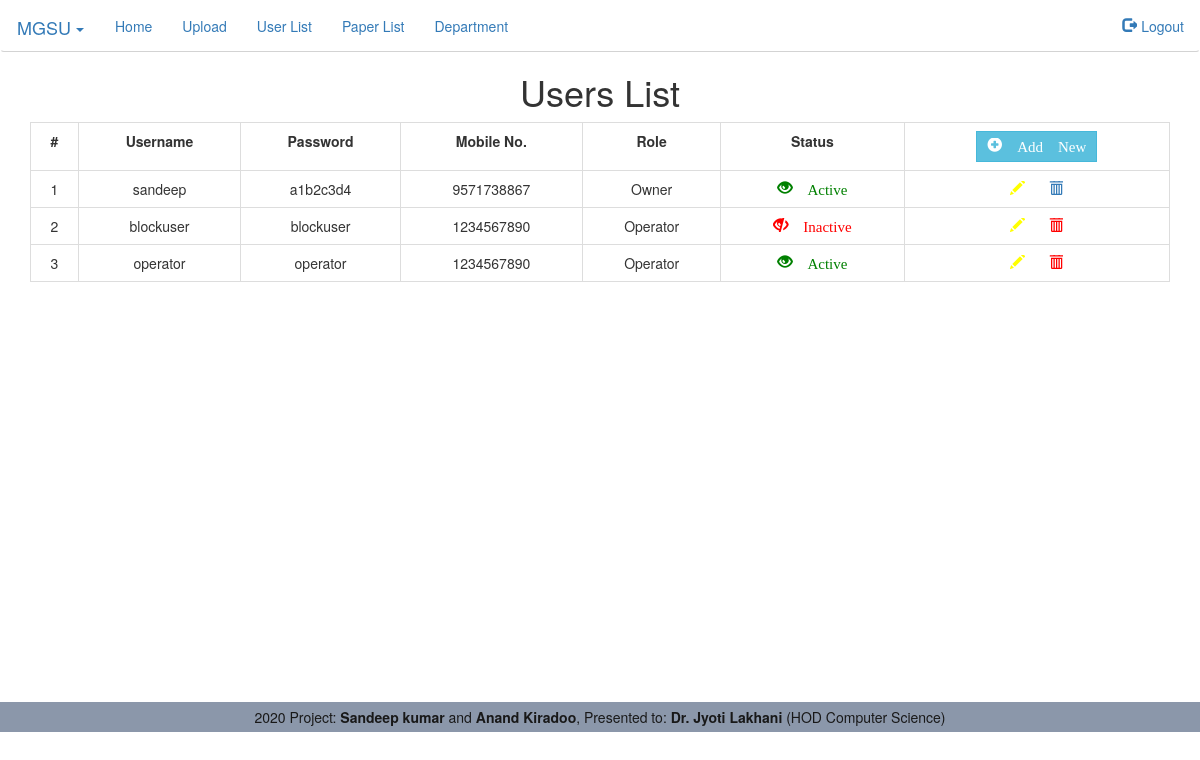
The app's page /User/list (signed in) with its own data.
### tables this page shows
CREATE TABLE `User` (
  `id` int(11) NOT NULL,
  `uname` varchar(50) NOT NULL,
  `pass` varchar(50) NOT NULL,
  `dcrypt_pass` varchar(50) NOT NULL,
  `mob` varchar(13) NOT NULL,
  `role` enum('Operator','Owner') NOT NULL,
  `active` enum('Yes','No') NOT NULL,
  `time` timestamp NOT NULL DEFAULT current_timestamp() ON UPDATE current_timestamp()
);

### libs/Session.php (called while the page is built, shortened)
<?php
class Session
{
	public static function get($key)
	{
		if(isset($_SESSION[$key]))
		{
			return $_SESSION[$key];
		}
		return false;
	}
}
?>

### index.php (called while the page is built, shortened)
<?php
$obj=new Autoloader();
?>

### libs/Model.php (called while the page is built, shortened)
<?php
class Model extends MYSQLi
{
	function fetchUser($uname='')
	{
		$qry="SELECT * FROM $this->table";
		$qry = $this->query($qry)->fetch_all(MYSQLI_ASSOC);
		return $qry;
	}
}
?>

### App/models/User.php (called while the page is built, shortened)
<?php
class User extends Model
	{
	function listUser()
	{
		return $this->fetchUser();
	}
}
?>

### App/views/User/list.php (the view)
<div class="container">
<h1 class="text-center">Users List</h1>
<table class="table table-bordered table-hover text-center">
	<tr>
		<th>
			#
		</th>
		<th>
			Username
		</th>
		<th>
			Password
		</th>
		<th>
			Mobile No.
		</th>
		<th>
			Role
		</th>
		<th>
			Status
		</th>
		<th>
			<a href="<?php echo BASEPATH."User" ?>" class="btn btn-sm btn-info"><span class="glyphicon glyphicon-plus-sign">&nbsp;Add New</span></a>
		</th>
	</tr>
	<?php
	$count =1;
	foreach ($this->data as $data) {
	?>
	<tr>
		<td>
		<?php echo $count++; ?>
		</td>
		<td>
			<?php echo $data['uname']; ?>
		</td>
		<td>
			<?php echo $data['dcrypt_pass'] ?>
		</td>
		<td>
			<?php echo $data['mob']; ?>
		</td>
		<td>
			<?php echo $data['role']; ?>
		</td>
		<td>
			<?php if($data['active']=='Yes')
			{?>
				<span class="glyphicon glyphicon-eye-open" style="color:green">&nbsp;Active</span>
				<?php } else {?> <span class="glyphicon glyphicon-eye-close" style="color:red" >&nbsp;Inactive</span><?php }?>
		</td>
		<td>
			<a href="<?php echo BASEPATH."User/update/".$data['id'];?>"><span class="glyphicon glyphicon-pencil" style="color: yellow"></span></a>&nbsp;&nbsp;&nbsp;&nbsp;&nbsp;
 			 <?php if($data['uname']!=Session::get('user')['uname']):?>
			  <a onclick="return del();" href="<?php echo BASEPATH."User/delete/".$data['id'];?>"><span class="glyphicon glyphicon-trash" style="color: red"></span></a>
			  <?php else:
				?>
				<a onclick="alert('You can not delete the current user!')" href="#"><span  class="glyphicon glyphicon-trash"></span></a>
				<?php
				endif;
				?>
		</td>
	</tr>
	<?php
	}
	?>
</table>
</div>

### libs/Autoloader.php (shortened to what this page needs)
<?php
class Autoloader
{
	function __construct()
	{
$method='index';
$id='';
if(isset($_GET['url']))
{
$url=explode('/',(rtrim($_GET['url'],'/')));
$obj=new $controller;
if(isset($url[1]) && method_exists($obj, $newMethod=strtolower($url[1])))
{
$method=$newMethod;
}
$obj->$method($id);
return;
}
}
}
?>

### App/controllers/UserController.php (shortened to what this page needs)
<?php
class UserController extends Controller
{
	function list($id='')
	{	if(Session::get('user'))
		{
		$this->view->data=$this->User->listUser();
		$this->view->loadView('User/list');
		return;
		}
	}
}
?>

### libs/View.php
<?php
class View
{
	function loadView($filename,$h=1,$f=1)
	{
		if($h)
		{
			include "App/views/header.php";
		}
		$filename="App/views/$filename.php";
	if(file_exists($filename))
	{
	include_once($filename);
	}
	if($f)
		{
			include "App/views/footer.php";
		}
	}
}
?>

### App/views/header.php (shortened to what this page needs)
<!DOCTYPE html>
<html>
<head>
	<link rel="stylesheet" type="text/css" href="<?php echo BASEPATH;?>public/css/bootstrap.min.css">
  <link rel="stylesheet" type="text/css" href="<?php echo BASEPATH;?>public/css/style.css">
</head>
<body>
	<nav class="navbar" style="margin-bottom: 0px;">
  <div class="container-fluid">
    <div class="navbar-header dropdown">
     <a class="btn navbar-brand dropdown-toggle" data-toggle="dropdown">MGSU <span class="caret"></span></a>
    </div>
    <ul class="nav navbar-nav">
      <li><a href="<?php echo BASEPATH."Download"?>">Home</a></li>
      <?php if(Session::get('user')){?>
      <li><a href="<?php echo BASEPATH."Upload"?>">Upload</a></li>
  <?php } if(@Session::get('user')['role']=="Owner"){ ?>
      <li><a href="<?php echo BASEPATH."User/list"?>">User List</a></li>
       <li><a href="<?php echo BASEPATH."Download/allpaper"?>">Paper List</a></li>
       <li><a href="<?php echo BASEPATH."Department/index"?>">Department</a></li>
      <?php } ?>
    </ul>
    <?php
    if(!Session::get('user')){
    ?>
    <ul class="nav navbar-nav navbar-right">
      <li><a href="<?php echo BASEPATH."Login"?>"><span class="glyphicon glyphicon-log-in"></span> Login</a></li>
    </ul>
<?php } else {?>
    <ul class="nav navbar-nav navbar-right">
      <li><a href="<?php echo BASEPATH."Login/logout"?>"><span class="glyphicon glyphicon-log-out"></span> Logout</a></li>
    </ul>
<?php } ?>
  </div>
</nav>
    <div id="main">

### App/views/footer.php
</div>
<div class="footer">
<footer class="container-fluid">
	2020 Project: <b>Sandeep kumar</b> and <b>Anand Kiradoo</b>, Presented to: <b>Dr. Jyoti Lakhani </b>(HOD Computer Science)
</footer>
</div>
</body>
</html>

### public/css/style.css (style rules this page uses)
body { margin: 0px; padding: 0px; height: 100%; }
nav { border-bottom: 1px solid lightgray !important; }
#main { position: relative; min-height: 650px; }
td,th { text-align: center; }
footer { color:black; width: 100%; height: 30px; text-align: center; line-height: 30px; background-color: #7f8ca1; opacity: .9; }
.glyphicon { overflow-y:hidden; font-size: 15px; }
input[type="text"],input[type="password"],input[type="file"],input[type="number"],.btn { border-radius: 0px; }

### records on screen
user: uname "sandeep", dcrypt_pass "a1b2c3d4", mob "9571738867", role "Owner", active "Active"
user: uname "blockuser", dcrypt_pass "blockuser", mob "1234567890", role "Operator", active "Inactive"
user: uname "operator", dcrypt_pass "operator", mob "1234567890", role "Operator", active "Active"
